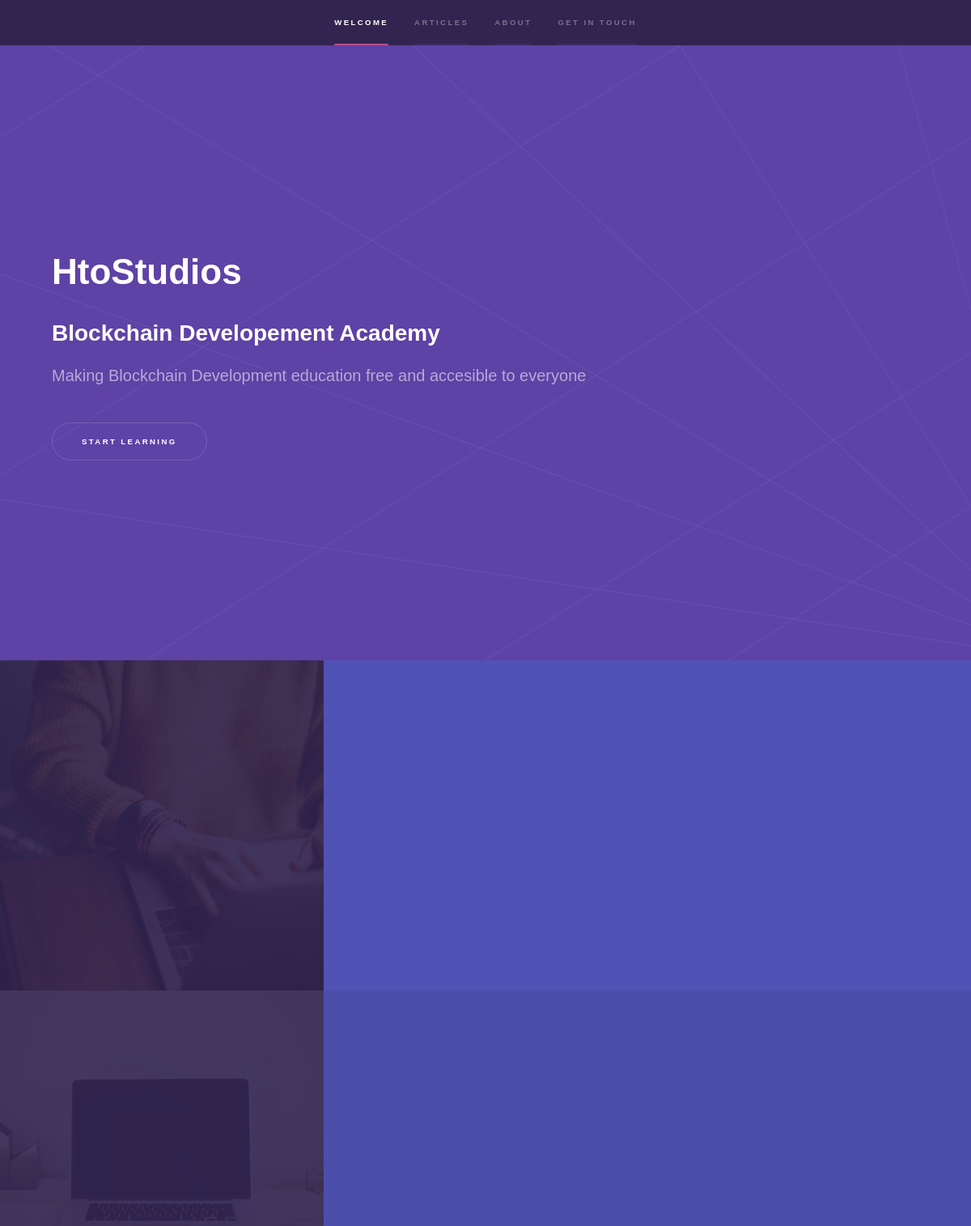
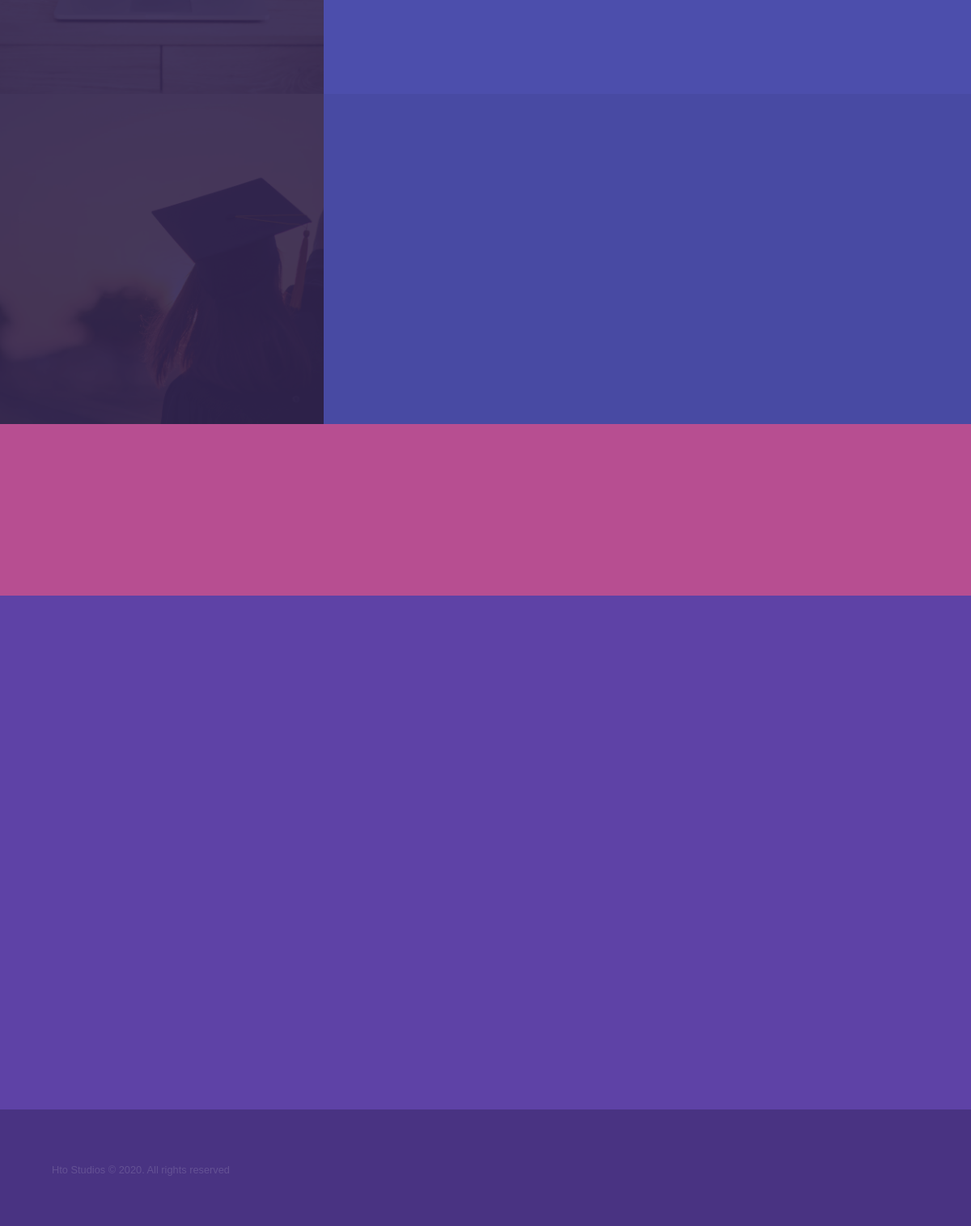
The page / on the database its author committed (2 pictures, top to bottom).
### articles/models.py (models this page shows, shortened)
class Article (models.Model):
    title = models.CharField( max_length=50 ,blank=True)
    slug = models.SlugField()
    author = models.ForeignKey(Author, on_delete=models.CASCADE)
    date = models.DateTimeField(  auto_now_add=True)
    views = models.IntegerField(blank=True,default=0,null=True)
    thumb = models.FileField(blank=True,null=True)
    thumb_description = models.CharField( max_length=50,null=True)
    tags = models.ManyToManyField(Tag, blank=True)
    category = models.ForeignKey(Category, blank=True,null=True, on_delete=models.SET_NULL)
    intro = models.TextField( max_length=256, blank=True, null=True)
    outro = models.TextField( max_length=256, blank=True, null=True)
    def snippet(self):
        return self.intro
    def get_absolute_url(self):
        return reverse("articles:article_details", kwargs={
            'slug': self.slug
        })

### hto/views.py (the view)
# urls.py: path(r'',views.index_view, name='index'),
def index_view(request):
    articles = Article.objects.all().order_by('-date')
    if request.method == 'POST':
        form =ContactForm(request.POST)
        if form.is_valid():
            m_name = form.cleaned_data['name']
            email_address = form.cleaned_data['email']
            mail_message = form.cleaned_data['message']
            contact = Contact(name=m_name,email=email_address,message=mail_message)
            contact.save()
            return redirect('/')
    else:
        form = ContactForm()
    context = {
        'articles':articles,
        'form':form,
    }
    return render(request,'index.html',context)

### templates/index.html (shortened to what this page needs)
{%extends 'base_layout.html'%}
{% load static %}
{%block content%}
<section id="sidebar">
    <div class="inner">
        <nav>
            <ul>
                <li><a href="#intro">Welcome</a></li>
                <li><a href="#one">Articles</a></li>
                <li><a href="#two">About</a></li>
                <li><a href="#three">Get in touch</a></li>
            </ul>
        </nav>
    </div>
</section>
<div id="wrapper">
        <section id="intro" class="wrapper style1 fullscreen fade-up">
            <div class="inner">
                <h1>HtoStudios</h1>
                <h2>Blockchain Developement Academy</h2>
                <p>
                    Making Blockchain Development education free and accesible to everyone
                </p>
                <ul class="actions">
                    <li><a href="/articles" class="button scrolly">Start Learning</a></li>
                </ul>
            </div>
        </section>
        <section id="one" class="wrapper style2 spotlights">
            {% for article in articles %}
            <section>
                <a href="{{article.get_absolute_url}}" class="image"><img src="{{ article.thumb.url }}" alt="{{article.title}}" data-position="center center" width=400px,height=400px/></a>
                <div class="content">
                </div>
            </section>
            {%endfor%}
        </section>
        <section id="two" class="wrapper style3 fade-up">
        </section>
        <section id="three" class="wrapper style1 fade-up">
        </section>
</div>
{%endblock%}

### rows shown on the page
Article: shows a picture
Article: shows a picture
Article: shows a picture
